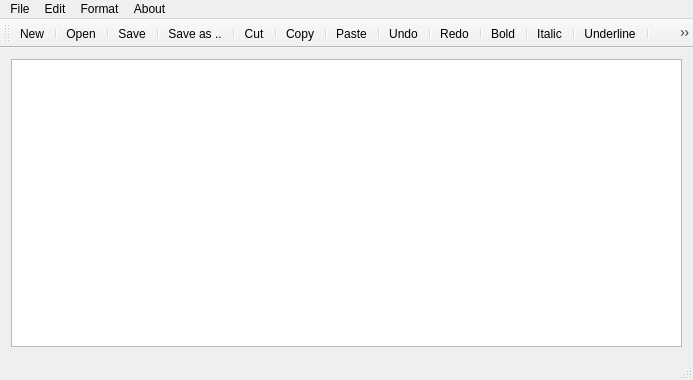
<?xml version="1.0" encoding="UTF-8"?>
<ui version="4.0">
 <class>MainWindow</class>
 <widget class="QMainWindow" name="MainWindow">
  <property name="geometry">
   <rect>
    <x>0</x>
    <y>0</y>
    <width>693</width>
    <height>380</height>
   </rect>
  </property>
  <property name="windowTitle">
   <string>MainWindow</string>
  </property>
  <widget class="QWidget" name="centralWidget">
   <layout class="QHBoxLayout" name="horizontalLayout">
    <item>
     <widget class="QTextEdit" name="textEdit"/>
    </item>
   </layout>
  </widget>
  <widget class="QMenuBar" name="menuBar">
   <property name="geometry">
    <rect>
     <x>0</x>
     <y>0</y>
     <width>693</width>
     <height>19</height>
    </rect>
   </property>
   <widget class="QMenu" name="menuFile">
    <property name="title">
     <string>File</string>
    </property>
    <addaction name="actionNew"/>
    <addaction name="actionOpen"/>
    <addaction name="separator"/>
    <addaction name="actionSave"/>
    <addaction name="actionSave_as"/>
    <addaction name="separator"/>
    <addaction name="actionExit_2"/>
   </widget>
   <widget class="QMenu" name="menuEdit">
    <property name="title">
     <string>Edit</string>
    </property>
    <addaction name="actionCut"/>
    <addaction name="actionCopy"/>
    <addaction name="actionPaste"/>
    <addaction name="separator"/>
    <addaction name="actionUndo"/>
    <addaction name="actionRedo"/>
    <addaction name="actionBold"/>
    <addaction name="actionItalic"/>
    <addaction name="actionNormal_Default"/>
    <addaction name="actionUnderline"/>
    <addaction name="separator"/>
   </widget>
   <widget class="QMenu" name="menuAbout">
    <property name="title">
     <string>About</string>
    </property>
    <addaction name="actionAbout_QtTxtEdit"/>
    <addaction name="separator"/>
    <addaction name="actionAbout_Qt"/>
   </widget>
   <widget class="QMenu" name="menuFormat">
    <property name="title">
     <string>Format</string>
    </property>
    <addaction name="actionLeft_Align"/>
    <addaction name="actionRight_Align"/>
    <addaction name="actionCenter_Align"/>
    <addaction name="separator"/>
   </widget>
   <addaction name="menuFile"/>
   <addaction name="menuEdit"/>
   <addaction name="menuFormat"/>
   <addaction name="menuAbout"/>
  </widget>
  <widget class="QToolBar" name="mainToolBar">
   <attribute name="toolBarArea">
    <enum>TopToolBarArea</enum>
   </attribute>
   <attribute name="toolBarBreak">
    <bool>false</bool>
   </attribute>
   <addaction name="actionNew"/>
   <addaction name="separator"/>
   <addaction name="actionOpen"/>
   <addaction name="separator"/>
   <addaction name="actionSave"/>
   <addaction name="separator"/>
   <addaction name="actionSave_as"/>
   <addaction name="separator"/>
   <addaction name="actionCut"/>
   <addaction name="separator"/>
   <addaction name="actionCopy"/>
   <addaction name="separator"/>
   <addaction name="actionPaste"/>
   <addaction name="separator"/>
   <addaction name="actionUndo"/>
   <addaction name="separator"/>
   <addaction name="actionRedo"/>
   <addaction name="separator"/>
   <addaction name="actionBold"/>
   <addaction name="separator"/>
   <addaction name="actionItalic"/>
   <addaction name="separator"/>
   <addaction name="actionUnderline"/>
   <addaction name="separator"/>
   <addaction name="actionNormal_Default"/>
   <addaction name="separator"/>
   <addaction name="actionLeft_Align"/>
   <addaction name="separator"/>
   <addaction name="actionRight_Align"/>
   <addaction name="separator"/>
   <addaction name="actionCenter_Align"/>
  </widget>
  <widget class="QStatusBar" name="statusBar"/>
  <action name="actionNew">
   <property name="icon">
    <iconset resource="iconresource.qrc">
     <normaloff>:/IconResource/icons/new.png</normaloff>:/IconResource/icons/new.png</iconset>
   </property>
   <property name="text">
    <string>New</string>
   </property>
  </action>
  <action name="actionOpen">
   <property name="icon">
    <iconset resource="iconresource.qrc">
     <normaloff>:/IconResource/icons/open.png</normaloff>:/IconResource/icons/open.png</iconset>
   </property>
   <property name="text">
    <string>Open</string>
   </property>
  </action>
  <action name="actionSave">
   <property name="icon">
    <iconset resource="iconresource.qrc">
     <normaloff>:/IconResource/icons/Save.png</normaloff>:/IconResource/icons/Save.png</iconset>
   </property>
   <property name="text">
    <string>Save</string>
   </property>
  </action>
  <action name="actionSave_as">
   <property name="icon">
    <iconset resource="iconresource.qrc">
     <normaloff>:/IconResource/icons/saveas.png</normaloff>:/IconResource/icons/saveas.png</iconset>
   </property>
   <property name="text">
    <string>Save as ..</string>
   </property>
  </action>
  <action name="actionExit_2">
   <property name="icon">
    <iconset resource="iconresource.qrc">
     <normaloff>:/IconResource/icons/exit.png</normaloff>:/IconResource/icons/exit.png</iconset>
   </property>
   <property name="text">
    <string>Exit</string>
   </property>
  </action>
  <action name="actionCut">
   <property name="icon">
    <iconset resource="iconresource.qrc">
     <normaloff>:/IconResource/icons/cut.png</normaloff>:/IconResource/icons/cut.png</iconset>
   </property>
   <property name="text">
    <string>Cut</string>
   </property>
  </action>
  <action name="actionCopy">
   <property name="icon">
    <iconset resource="iconresource.qrc">
     <normaloff>:/IconResource/icons/copy.png</normaloff>:/IconResource/icons/copy.png</iconset>
   </property>
   <property name="text">
    <string>Copy</string>
   </property>
  </action>
  <action name="actionPaste">
   <property name="icon">
    <iconset resource="iconresource.qrc">
     <normaloff>:/IconResource/icons/paste.png</normaloff>:/IconResource/icons/paste.png</iconset>
   </property>
   <property name="text">
    <string>Paste</string>
   </property>
  </action>
  <action name="actionUndo">
   <property name="icon">
    <iconset resource="iconresource.qrc">
     <normaloff>:/IconResource/icons/undo_256.png</normaloff>:/IconResource/icons/undo_256.png</iconset>
   </property>
   <property name="text">
    <string>Undo</string>
   </property>
  </action>
  <action name="actionRedo">
   <property name="icon">
    <iconset resource="iconresource.qrc">
     <normaloff>:/IconResource/icons/redo.png</normaloff>:/IconResource/icons/redo.png</iconset>
   </property>
   <property name="text">
    <string>Redo</string>
   </property>
  </action>
  <action name="actionBold">
   <property name="icon">
    <iconset resource="iconresource.qrc">
     <normaloff>:/IconResource/icons/bold.png</normaloff>:/IconResource/icons/bold.png</iconset>
   </property>
   <property name="text">
    <string>Bold</string>
   </property>
  </action>
  <action name="actionItalic">
   <property name="icon">
    <iconset resource="iconresource.qrc">
     <normaloff>:/IconResource/icons/italic.png</normaloff>:/IconResource/icons/italic.png</iconset>
   </property>
   <property name="text">
    <string>Italic</string>
   </property>
  </action>
  <action name="actionUnderline">
   <property name="icon">
    <iconset resource="iconresource.qrc">
     <normaloff>:/IconResource/icons/underline.png</normaloff>:/IconResource/icons/underline.png</iconset>
   </property>
   <property name="text">
    <string>Underline</string>
   </property>
  </action>
  <action name="actionAbout_QtTxtEdit">
   <property name="icon">
    <iconset resource="iconresource.qrc">
     <normaloff>:/IconResource/icons/Info.png</normaloff>:/IconResource/icons/Info.png</iconset>
   </property>
   <property name="text">
    <string>About QtTxtEdit</string>
   </property>
   <property name="toolTip">
    <string>About QtTxtEdit</string>
   </property>
  </action>
  <action name="actionAbout_Qt">
   <property name="icon">
    <iconset resource="iconresource.qrc">
     <normaloff>:/IconResource/icons/aboutqt.png</normaloff>:/IconResource/icons/aboutqt.png</iconset>
   </property>
   <property name="text">
    <string>About Qt</string>
   </property>
  </action>
  <action name="actionLeft_Align">
   <property name="icon">
    <iconset resource="iconresource.qrc">
     <normaloff>:/IconResource/icons/left_align.png</normaloff>:/IconResource/icons/left_align.png</iconset>
   </property>
   <property name="text">
    <string>Left Align</string>
   </property>
  </action>
  <action name="actionRight_Align">
   <property name="icon">
    <iconset resource="iconresource.qrc">
     <normaloff>:/IconResource/icons/right_align.png</normaloff>:/IconResource/icons/right_align.png</iconset>
   </property>
   <property name="text">
    <string>Right Align</string>
   </property>
  </action>
  <action name="actionCenter_Align">
   <property name="icon">
    <iconset resource="iconresource.qrc">
     <normaloff>:/IconResource/icons/center_align.png</normaloff>:/IconResource/icons/center_align.png</iconset>
   </property>
   <property name="text">
    <string>Center Align</string>
   </property>
  </action>
  <action name="actionNormal_Default">
   <property name="icon">
    <iconset resource="iconresource.qrc">
     <normaloff>:/IconResource/icons/normal.png</normaloff>:/IconResource/icons/normal.png</iconset>
   </property>
   <property name="text">
    <string>Normal (Default)</string>
   </property>
  </action>
 </widget>
 <layoutdefault spacing="6" margin="11"/>
 <resources>
  <include location="iconresource.qrc"/>
 </resources>
 <connections/>
</ui>
